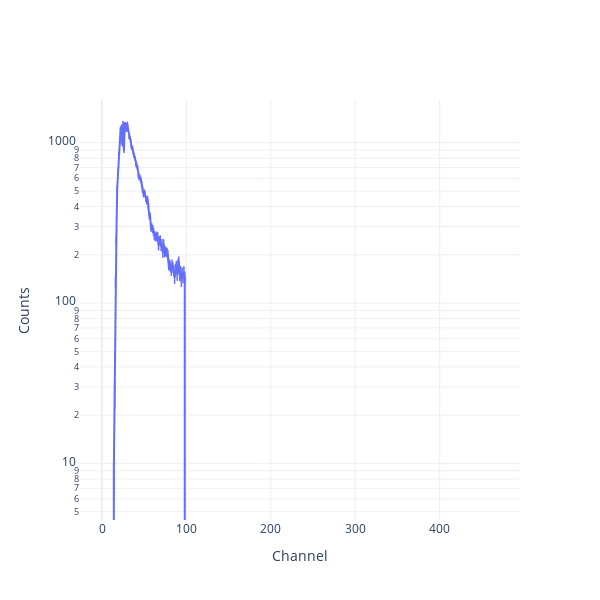

Notebook code for this chart:
### Code cell
fig = Plot.spectrum(me_src2)

### Figure 1 — Plotly figure (JSON) as saved in the notebook; plotly's stock layout.template omitted (floating-point values rounded to 4 significant figures; data arrays with more than 128 entries replaced by an {"elided": "..."} marker saying what was removed)
{"data": [{"error_y": {"array": {"elided": "470 float values"}, "thickness": 1.5, "type": "data", "width": 0}, "mode": "lines", "showlegend": false, "type": "scatter", "x": {"elided": "470 int values"}, "y": {"elided": "470 float values"}}], "layout": {"height": 600, "legend": {"x": 1, "xanchor": "right", "y": 1, "yanchor": "bottom"}, "width": 600, "xaxis": {"title": {"text": "Channel"}}, "yaxis": {"title": {"text": "Counts"}, "type": "log"}}}
